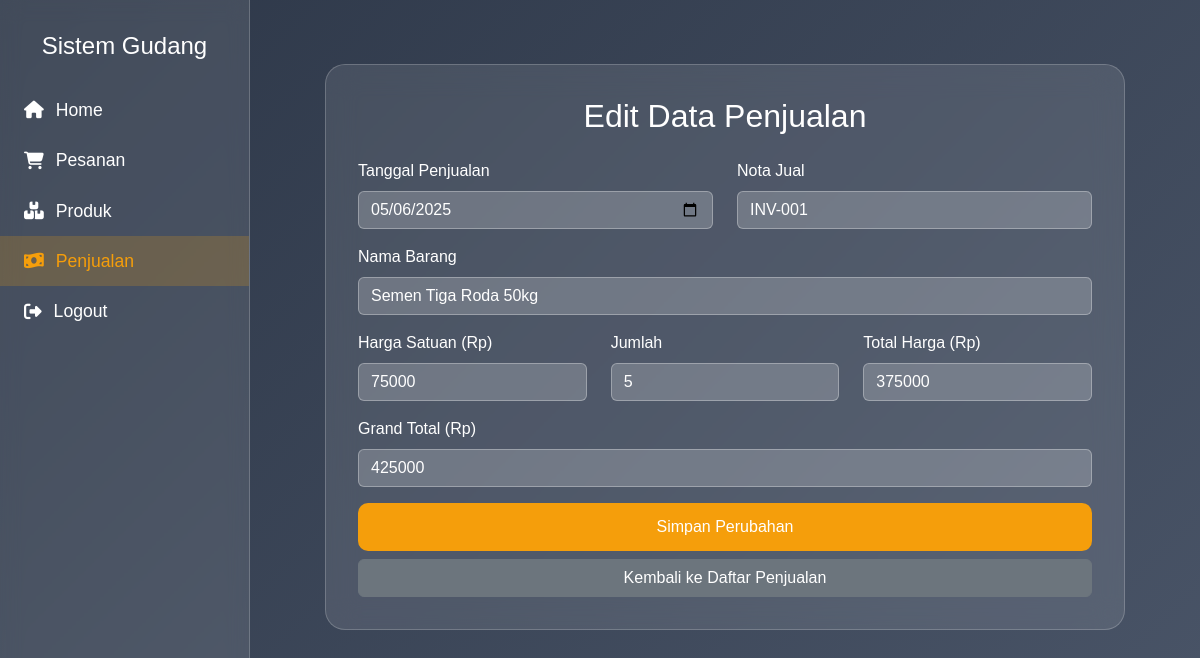
/edit_penjualan.php?id=2 (signed in), run on the app's committed database.
### tables this page shows
CREATE TABLE `penjualan` (
  `idpenjualan` int(11) NOT NULL,
  `notajual` text NOT NULL,
  `kodenota` text NOT NULL,
  `namabarang` text NOT NULL,
  `harga` text NOT NULL,
  `jumlah` text NOT NULL,
  `total` text NOT NULL,
  `grandtotal` text NOT NULL,
  `tanggalpenjualan` date NOT NULL,
  `waktuinputjual` datetime NOT NULL DEFAULT current_timestamp()
);

### edit_penjualan.php (the view, shortened to what this page needs)
<?php
require_once 'config.php';
$idpenjualan = '';
$notajual = '';
$namabarang = '';
$harga = '';
$jumlah = '';
$total = '';
$grandtotal = '';
$tanggalpenjualan = '';
$errors = [];
$success_message = '';
if (isset($_GET['id']) && is_numeric($_GET['id'])) {
    $idpenjualan = $_GET['id'];
    try {
        $stmt = $conn->prepare("SELECT notajual, namabarang, harga, jumlah, total, grandtotal, tanggalpenjualan FROM penjualan WHERE idpenjualan = :idpenjualan");
        $stmt->bindParam(':idpenjualan', $idpenjualan);
        $stmt->execute();
        $sale = $stmt->fetch(PDO::FETCH_ASSOC);
        if ($sale) {
            $notajual = $sale['notajual'];
            $namabarang = $sale['namabarang'];
            $harga = $sale['harga'];
            $jumlah = $sale['jumlah'];
            $total = $sale['total'];
            $grandtotal = $sale['grandtotal'];
            $tanggalpenjualan = $sale['tanggalpenjualan'];
        } else {
            $errors[] = "Data penjualan tidak ditemukan.";
        }
    } catch (PDOException $e) {
        $errors[] = "Gagal mengambil data penjualan: " . $e->getMessage();
    }
} else {
    $errors[] = "ID Penjualan tidak valid.";
}
?>
<!DOCTYPE html>
<html lang="id">
<head>
    <link href="https://cdn.jsdelivr.net/npm/bootstrap@5.3.3/dist/css/bootstrap.min.css" rel="stylesheet">
    <link rel="stylesheet" href="https://cdnjs.cloudflare.com/ajax/libs/font-awesome/6.5.1/css/all.min.css">
</head>
<body>
    <div class="sidebar d-flex flex-column">
        <h4 class="text-white text-center mb-4">Sistem Gudang</h4>
        <ul class="nav flex-column">
            <li class="nav-item"><a class="nav-link" href="index.php"><i class="fas fa-home"></i><span>Home</span></a></li>
            <li class="nav-item"><a class="nav-link" href="pesanan.php"><i class="fas fa-shopping-cart"></i><span>Pesanan</span></a></li>
            <li class="nav-item"><a class="nav-link" href="produk.php"><i class="fas fa-boxes"></i><span>Produk</span></a></li>
            <li class="nav-item"><a class="nav-link active" href="penjualan.php"><i class="fas fa-money-bill-wave"></i><span>Penjualan</span></a></li>
            <li class="nav-item mt-auto"><a class="nav-link" href="logout.php"><i class="fas fa-sign-out-alt"></i><span>Logout</span></a></li>
        </ul>
    </div>
    <div class="content">
        <div class="form-container">
            <h2>Edit Data Penjualan</h2>
            <?php if (empty($errors) || $success_message): ?>
            <form method="POST" action="edit_penjualan.php?id=<?php echo htmlspecialchars($idpenjualan); ?>">
                <div class="row">
                    <div class="col-md-6 mb-3">
                        <label for="tanggalpenjualan" class="form-label">Tanggal Penjualan</label>
                        <input type="date" class="form-control" id="tanggalpenjualan" name="tanggalpenjualan" value="<?php echo htmlspecialchars($tanggalpenjualan); ?>" required>
                    </div>
                    <div class="col-md-6 mb-3">
                        <label for="notajual" class="form-label">Nota Jual</label>
                        <input type="text" class="form-control" id="notajual" name="notajual" value="<?php echo htmlspecialchars($notajual); ?>" required>
                    </div>
                </div>
                <div class="mb-3">
                    <label for="namabarang" class="form-label">Nama Barang</label>
                    <input type="text" class="form-control" id="namabarang" name="namabarang" value="<?php echo htmlspecialchars($namabarang); ?>" required>
                </div>
                <div class="row">
                    <div class="col-md-4 mb-3">
                        <label for="harga" class="form-label">Harga Satuan (Rp)</label>
                        <input type="number" class="form-control" id="harga" name="harga" value="<?php echo htmlspecialchars($harga); ?>" required>
                    </div>
                    <div class="col-md-4 mb-3">
                        <label for="jumlah" class="form-label">Jumlah</label>
                        <input type="number" class="form-control" id="jumlah" name="jumlah" value="<?php echo htmlspecialchars($jumlah); ?>" required>
                    </div>
                    <div class="col-md-4 mb-3">
                        <label for="total" class="form-label">Total Harga (Rp)</label>
                        <input type="number" class="form-control" id="total" name="total" value="<?php echo htmlspecialchars($total); ?>" required>
                    </div>
                </div>
                 <div class="mb-3">
                    <label for="grandtotal" class="form-label">Grand Total (Rp)</label>
                    <input type="number" class="form-control" id="grandtotal" name="grandtotal" value="<?php echo htmlspecialchars($grandtotal); ?>" required>
                </div>
                <div class="d-grid gap-2">
                    <button type="submit" class="btn btn-custom">Simpan Perubahan</button>
                    <a href="penjualan.php" class="btn btn-secondary">Kembali ke Daftar Penjualan</a>
                </div>
            </form>
            <?php elseif(!empty($errors) && (strpos(implode(" ", $errors), "Data penjualan tidak ditemukan") !== false || strpos(implode(" ", $errors), "ID Penjualan tidak valid") !== false)): ?>
                 <div class="text-center">
                     <a href="penjualan.php" class="btn btn-secondary">Kembali ke Daftar Penjualan</a>
                </div>
            <?php endif; ?>
        </div>
    </div>
</body>
</html>

### edit_penjualan.php (style rules this page uses)
body { background: linear-gradient(135deg, #2d3748, #4a5568); min-height: 100vh; font-family: 'Poppins', sans-serif; }
.sidebar { background: rgba(255, 255, 255, 0.1); backdrop-filter: blur(10px); border-right: 1px solid rgba(255, 255, 255, 0.2); height: 100vh; width: 250px; position: fixed; top: 0; left: 0; padding-top: 2rem; }
.sidebar .nav-link { color: #ffffff; padding: 0.75rem 1.5rem; font-size: 1.1rem; display: flex; align-items: center; }
.sidebar .nav-link i { margin-right: 0.75rem; }
.sidebar .nav-link:hover, .sidebar .nav-link.active { background: rgba(245, 158, 11, 0.2); color: #f59e0b; }
.content { margin-left: 250px; padding: 2rem; }
.form-container { background: rgba(255, 255, 255, 0.1); backdrop-filter: blur(15px); border: 1px solid rgba(255, 255, 255, 0.2); border-radius: 20px; padding: 2rem; max-width: 800px; margin: 2rem auto; }
.form-container h2 { color: #ffffff; text-align: center; margin-bottom: 1.5rem; }
.form-label { color: #ffffff; }
.form-control { background: rgba(255, 255, 255, 0.2); border: 1px solid rgba(255, 255, 255, 0.3); color: #ffffff; }
.btn-custom { background: #f59e0b; color: #ffffff; border: none; border-radius: 10px; padding: 0.75rem 1.5rem; }

### data on the page
penjualan: tanggalpenjualan "05/06/2025", notajual "INV-001", namabarang "Semen Tiga Roda 50kg", harga "75000", jumlah "5", total "375000", grandtotal "425000"
